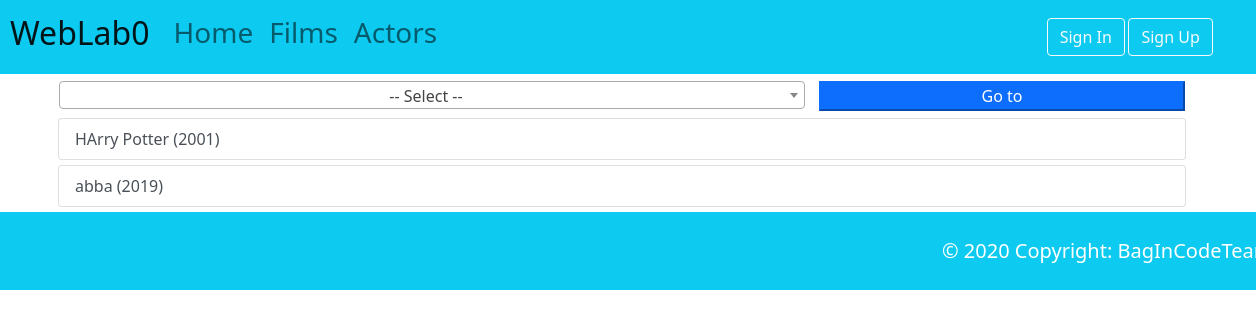
Before: /films/ with the older database file.
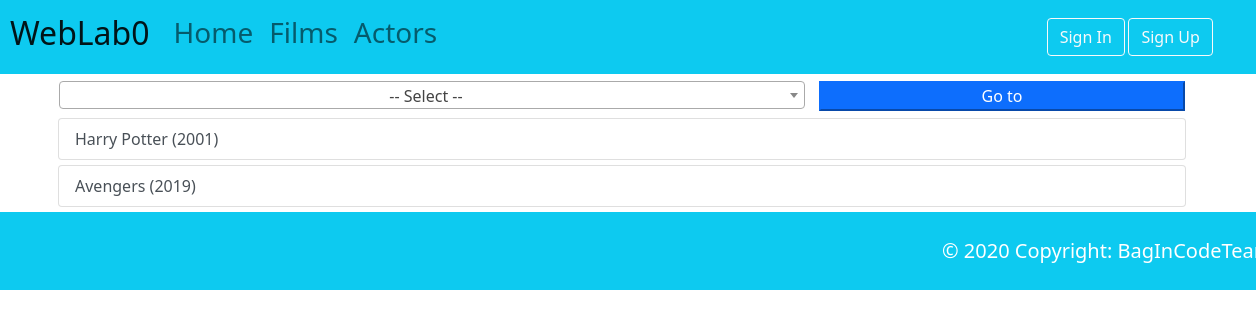
After: the same page with the newer database file.
### Actors/models.py (models this page shows, shortened)
class Film(models.Model):
    filmName = models.CharField('FilmName', max_length=200)
    filmYear = models.IntegerField('YearOfCreation')
    filmPoster = models.ImageField(null=True, blank=True, upload_to="images/", verbose_name='Изображение')
    filmDesc = models.CharField('FilmDesc', max_length=500)
    class Meta:
        verbose_name = 'Фильм'
        verbose_name_plural = 'Фильмы'

### Actors/views.py (the view)
# urls.py: path('films/', views.indexFilms, name='indexFilms'),
def indexFilms(request):
    FilmList = Film.objects.order_by('-id')[:10]
    return render(request, 'Actors/list.html', {'FilmList': FilmList})

### templates/Actors/list.html (shortened to what this page needs)
{% extends 'base.html' %}
{% block title %}
    <link rel="stylesheet" href="https://cdnjs.cloudflare.com/ajax/libs/select2/4.0.13/css/select2.min.css" />
{% endblock %}
{% block content %}
 {% if ActorsList %}
     <ui>
     {% for actor in ActorsList %}
         <div class="container">
                <div class="list-group">
                    <li class="list-group-item list-group-item-action" style="margin-top: 5px">{{ actor.actorName }}  ({{ actor.actorYear }})</li>
                </div>
            </div>
     {% endfor %}
     </ui>
 {% elif FilmList %}
     <div class="container">
     <div class="row">
         <div class="list-group btn btn-default col-sm-8">
         </div>
         <div class="list-group col-sm-4 btn btn-default">
            <button id="bunt" class="button btn-primary" value="Search" onclick="{
                var e = document.getElementById('sports');
                var strUser = e.selectedIndex;
                //console.log(strUser);
                if (strUser != 0)
                    window.location.href = '/films/details/'+strUser;
            }">Go to
            </button>
         </div>
     </div>
    <div class="row">
        {% for film in FilmList %}
                <div class="list-group" style="margin-bottom: 5px">
                    <a href="/films/details/{{ film.id }}" class="list-group-item list-group-item-action">{{ film.filmName }}  ({{ film.filmYear }})</a>
                </div>
        {% endfor %}
     </div>
     </div>
 {% else %}
     Nothing to show
 {% endif %}
{% endblock %}

Changed rows visible on the page:
changed Film: filmName "HArry Potter" → "Harry Potter"
changed Film: filmName "abba" → "Avengers"
